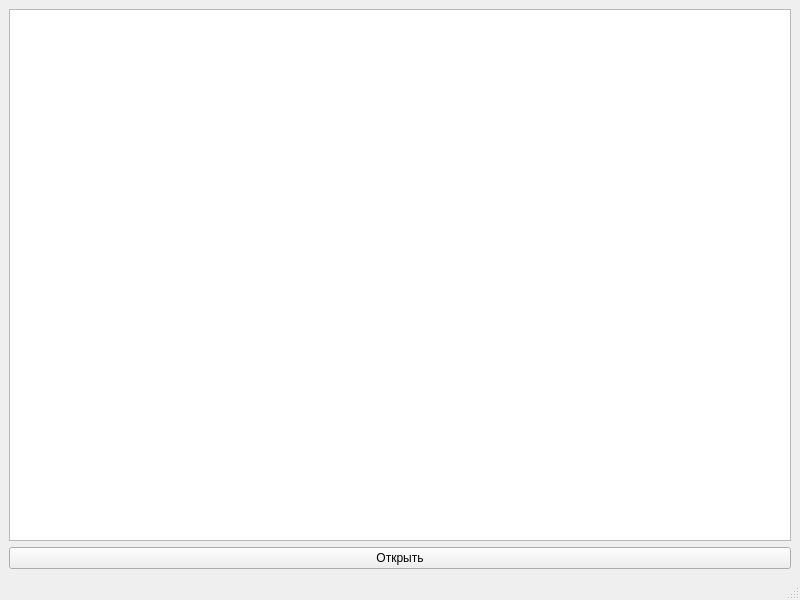
<?xml version="1.0" encoding="UTF-8"?>
<ui version="4.0">
 <class>MainWindow</class>
 <widget class="QMainWindow" name="MainWindow">
  <property name="geometry">
   <rect>
    <x>0</x>
    <y>0</y>
    <width>800</width>
    <height>600</height>
   </rect>
  </property>
  <property name="windowTitle">
   <string>MainWindow</string>
  </property>
  <widget class="QWidget" name="centralwidget">
   <layout class="QGridLayout" name="gridLayout">
    <item row="0" column="0">
     <widget class="QListWidget" name="listWidget"/>
    </item>
    <item row="1" column="0">
     <widget class="QPushButton" name="pushButton">
      <property name="text">
       <string>Открыть</string>
      </property>
     </widget>
    </item>
   </layout>
  </widget>
  <widget class="QStatusBar" name="statusbar"/>
 </widget>
 <resources/>
 <connections/>
</ui>
